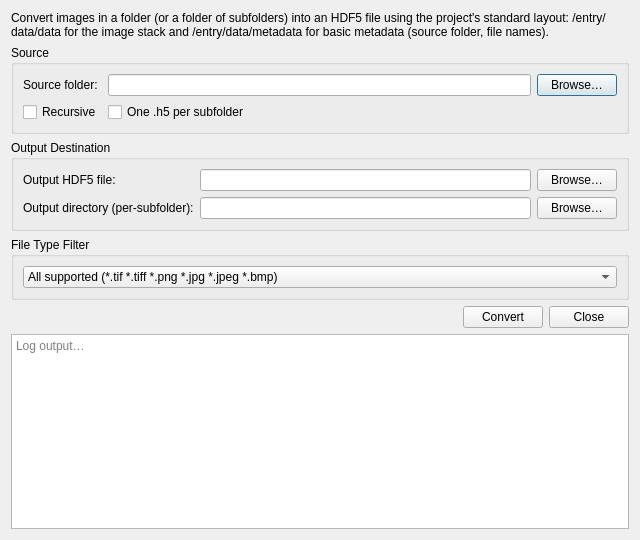
<?xml version="1.0" encoding="UTF-8"?>
<ui version="4.0">
 <class>FileConvertDialog</class>
 <widget class="QDialog" name="FileConvertDialog">
  <property name="geometry">
   <rect>
    <x>0</x>
    <y>0</y>
    <width>640</width>
    <height>540</height>
   </rect>
  </property>
  <property name="windowTitle">
   <string>File Convert</string>
  </property>
  <layout class="QVBoxLayout" name="verticalLayout">
   <item>
    <widget class="QLabel" name="lbl_desc">
     <property name="text">
      <string>Convert images in a folder (or a folder of subfolders) into an HDF5 file using the project&#x27;s standard layout: /entry/data/data for the image stack and /entry/data/metadata for basic metadata (source folder, file names).</string>
     </property>
     <property name="wordWrap">
      <bool>true</bool>
     </property>
    </widget>
   </item>

   <item>
    <widget class="QGroupBox" name="grp_source">
     <property name="title">
      <string>Source</string>
     </property>
     <layout class="QGridLayout" name="gridLayout_source">
      <item row="0" column="0">
       <widget class="QLabel" name="lbl_source">
        <property name="text">
         <string>Source folder:</string>
        </property>
       </widget>
      </item>
      <item row="0" column="1">
       <widget class="QLineEdit" name="txt_source_dir"/>
      </item>
      <item row="0" column="2">
       <widget class="QPushButton" name="btn_browse_source">
        <property name="text">
         <string>Browse…</string>
        </property>
       </widget>
      </item>
      <item row="1" column="0">
       <widget class="QCheckBox" name="chk_recursive">
        <property name="text">
         <string>Recursive</string>
        </property>
       </widget>
      </item>
      <item row="1" column="1">
       <widget class="QCheckBox" name="chk_per_subfolder">
        <property name="text">
         <string>One .h5 per subfolder</string>
        </property>
        <property name="toolTip">
         <string>If checked, iterate immediate subfolders and write {subfolder}.h5 files.</string>
        </property>
       </widget>
      </item>
     </layout>
    </widget>
   </item>

   <item>
    <widget class="QGroupBox" name="grp_output">
     <property name="title">
      <string>Output Destination</string>
     </property>
     <layout class="QGridLayout" name="gridLayout_output">
      <item row="0" column="0">
       <widget class="QLabel" name="lbl_out_file">
        <property name="text">
         <string>Output HDF5 file:</string>
        </property>
       </widget>
      </item>
      <item row="0" column="1">
       <widget class="QLineEdit" name="txt_output_file"/>
      </item>
      <item row="0" column="2">
       <widget class="QPushButton" name="btn_browse_output_file">
        <property name="text">
         <string>Browse…</string>
        </property>
       </widget>
      </item>

      <item row="1" column="0">
       <widget class="QLabel" name="lbl_out_dir">
        <property name="text">
         <string>Output directory (per-subfolder):</string>
        </property>
       </widget>
      </item>
      <item row="1" column="1">
       <widget class="QLineEdit" name="txt_output_dir"/>
      </item>
      <item row="1" column="2">
       <widget class="QPushButton" name="btn_browse_output_dir">
        <property name="text">
         <string>Browse…</string>
        </property>
       </widget>
      </item>
     </layout>
    </widget>
   </item>

   <item>
    <widget class="QGroupBox" name="grp_filter">
     <property name="title">
      <string>File Type Filter</string>
     </property>
     <layout class="QHBoxLayout" name="hLayout_filter">
      <item>
       <widget class="QComboBox" name="cmb_filter">
        <item><property name="text"><string>All supported (*.tif *.tiff *.png *.jpg *.jpeg *.bmp)</string></property></item>
        <item><property name="text"><string>TIFF (*.tif *.tiff)</string></property></item>
        <item><property name="text"><string>PNG (*.png)</string></property></item>
        <item><property name="text"><string>JPEG (*.jpg *.jpeg)</string></property></item>
        <item><property name="text"><string>BMP (*.bmp)</string></property></item>
       </widget>
      </item>
     </layout>
    </widget>
   </item>

   <item>
    <layout class="QHBoxLayout" name="hLayout_buttons">
     <item>
      <spacer name="spacer_buttons">
       <property name="orientation"><enum>Qt::Horizontal</enum></property>
       <property name="sizeHint"><size><width>40</width><height>20</height></size></property>
      </spacer>
     </item>
     <item>
      <widget class="QPushButton" name="btn_convert">
       <property name="text"><string>Convert</string></property>
      </widget>
     </item>
     <item>
      <widget class="QPushButton" name="btn_close">
       <property name="text"><string>Close</string></property>
      </widget>
     </item>
    </layout>
   </item>

   <item>
    <widget class="QTextEdit" name="txt_log">
     <property name="readOnly"><bool>true</bool></property>
     <property name="placeholderText"><string>Log output…</string></property>
    </widget>
   </item>
  </layout>
 </widget>
 <resources/>
 <connections/>
</ui>
